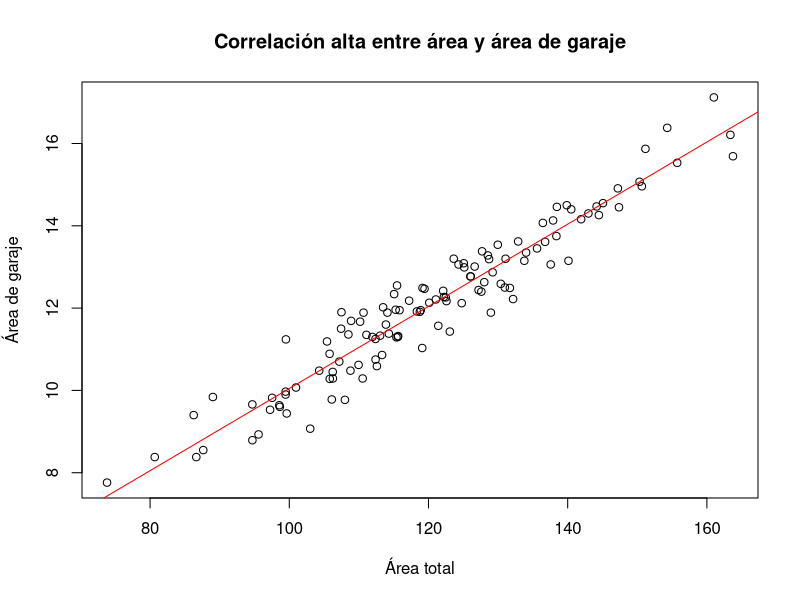
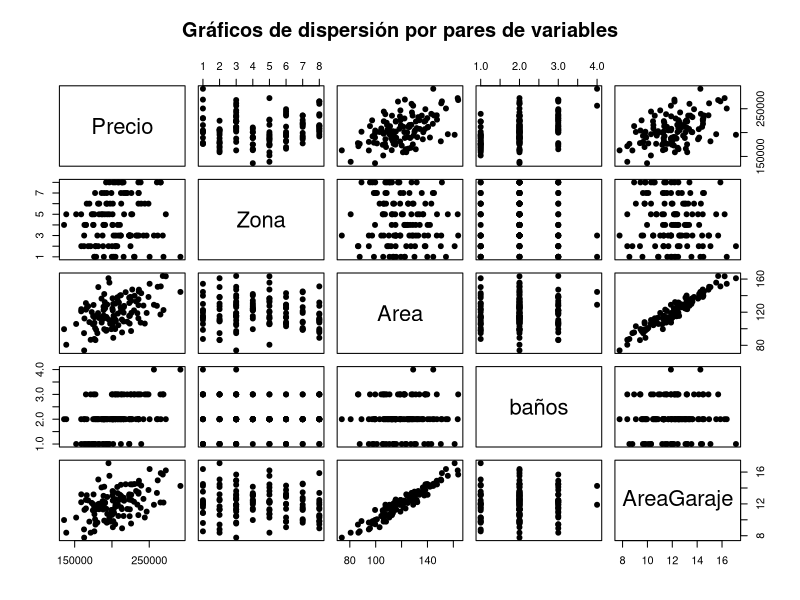

The R script that drew these images, in order:
library(car)
library(readxl)

# 1)

# Importar datos
datos_vivienda <- read_excel("Tarea3.xlsx", sheet="Viviendas")

# Verificar importacion
head(datos_vivienda)

# Convertir a factor por si acaso
datos_vivienda$Zona <- as.factor(datos_vivienda$Zona)

# Revisar los niveles
levels(datos_vivienda$Zona)

# Establecer "Residencial Media Densidad" como la base

datos_vivienda$Zona <- relevel(datos_vivienda$Zona, ref = "Residencial Media Densidad")

# Verificar que ahora la base apareza de primero
levels(datos_vivienda$Zona)

# a) Estimar el modelo propuesto

modelo_vivienda <- lm(precio ~ Zona + area + habitaciones + baños + areaGaraje, data = datos_vivienda)

summary(modelo_vivienda)

# b) Identificar problema de multicolinealidad

# Hacemos prueba VIF para ver si hay multicolinealidad en el modelo o no

vif(modelo_vivienda)

cor(datos_vivienda$area, datos_vivienda$areaGaraje)

plot(datos_vivienda$area, datos_vivienda$areaGaraje,
     xlab = "Área total", ylab = "Área de garaje",
     main = "Correlación alta entre área y área de garaje")
abline(lm(areaGaraje ~ area, data = datos_vivienda), col = "red")

# Ejemplo: variables del modelo
Datos <- data.frame(
  Precio = datos_vivienda$precio,
  Zona = datos_vivienda$Zona,
  Area = datos_vivienda$area,
  baños = datos_vivienda$baños,
  AreaGaraje = datos_vivienda$areaGaraje
)

pairs(Datos,
      pch = 19,
      col = "black",
      main = "Gráficos de dispersión por pares de variables")

# Aplicamos regresion Ridge para corregir el problema de autocolinealidad

library(glmnet)

X <- model.matrix(precio ~ Zona + area + habitaciones + baños + areaGaraje, data = datos_vivienda)[, -1]
y <- datos_vivienda$precio

set.seed(123)
cv_ridge <- cv.glmnet(x = X, y = y, alpha = 0, standardize = TRUE)

# λ óptimo
cv_ridge$lambda.min
cv_ridge$lambda.1se

# Ajuste final con el λ más parsimonioso
ridge_fit <- glmnet(x = X, y = y, alpha = 0, lambda = cv_ridge$lambda.1se, standardize = TRUE)

coef(ridge_fit)

# Predicciones dentro de la muestra (in-sample)
y_hat_ridge <- predict(ridge_fit, newx = X)

# Calcular RSS (suma de residuos al cuadrado)
rss <- sum((y - y_hat_ridge)^2)

# Calcular TSS (suma total de cuadrados)
tss <- sum((y - mean(y))^2)

# Calcular R² clásico
r2_ridge <- 1 - (rss / tss)

# Número de observaciones y predictores
n <- nrow(X)
p <- ncol(X)  # número de variables explicativas

# Calcular R² ajustado
r2_adj_ridge <- 1 - (1 - r2_ridge) * ((n - 1) / (n - p - 1))

# Mostrar resultados
r2_ridge
r2_adj_ridge


# Eliminar una variable dependiente para probar cual metodo es preferible

modelo_vivienda_recortado <- lm(precio ~ Zona + area + habitaciones + baños, data = datos_vivienda)
summary(modelo_vivienda_recortado)

